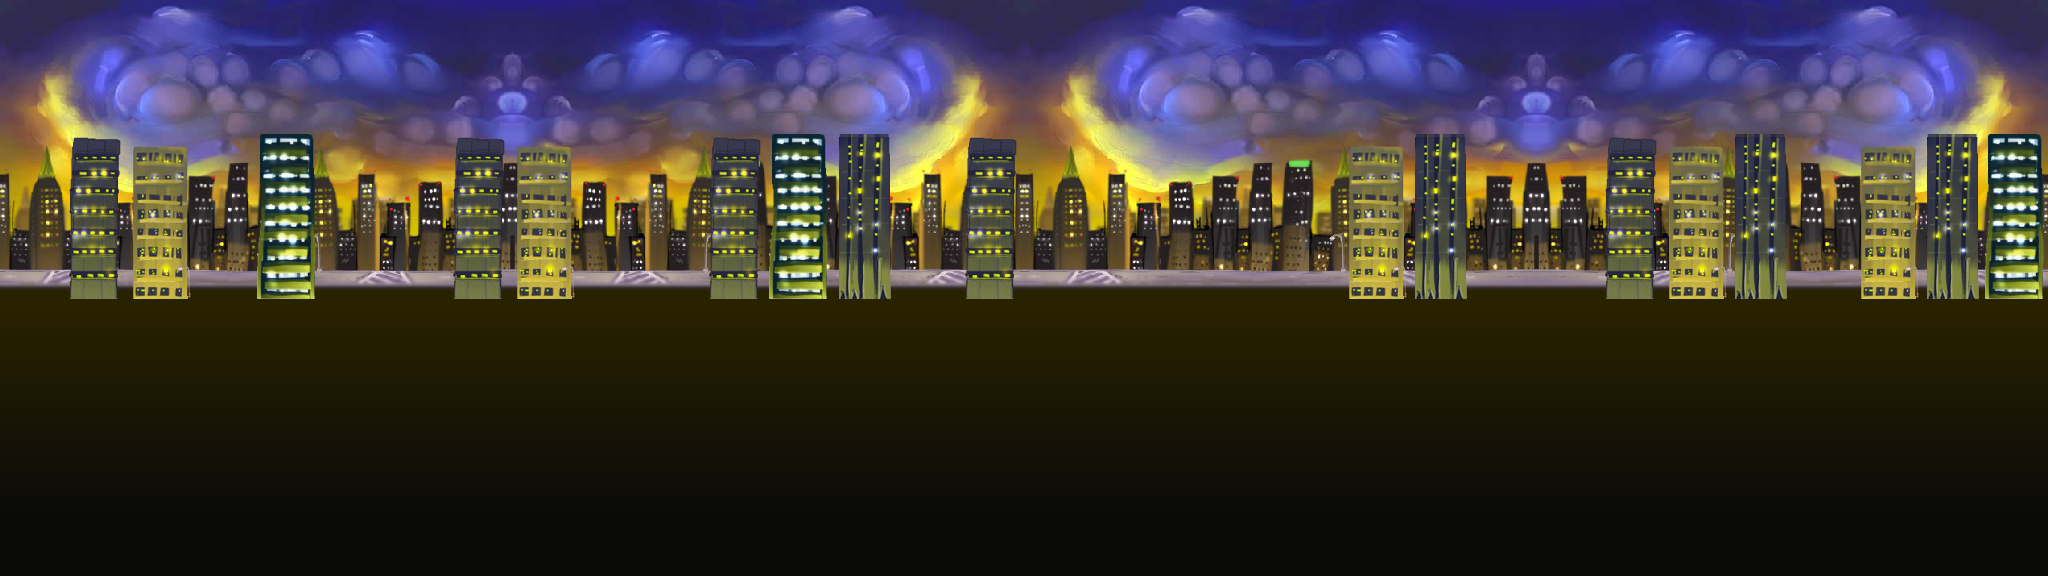

A level layout from a 2D game, rendered from its tile map. Below: a short description, then the map file with tile-grid data replaced by summaries:
An orthogonal 32x9 tile map with 64x64 px tiles, 2 tile layers (Scenery, Buildings).

<map version="1.0" orientation="orthogonal" width="32" height="9" tilewidth="64" tileheight="64">
 <tileset firstgid="1" name="SkylineTileSet" tilewidth="64" tileheight="64">
  <properties>
   <property name="PackageFileName" value="AssetGraph.xml" />
   <property name="PackageName" value="BlazeStages" />
   <property name="SpriteAssetName" value="SkylineTileSet" />
  </properties>
  <image source="SkylineTileSet.png" width="1024" height="1024" />
 </tileset>
 <layer name="Scenery" width="32" height="9">
  <data>[288 cells, 288 non-empty, 144 distinct tile ids]</data>
 </layer>
 <layer name="Buildings" width="32" height="9">
  <data>[288 cells, 67 non-empty, 22 distinct tile ids]</data>
 </layer>
</map>
